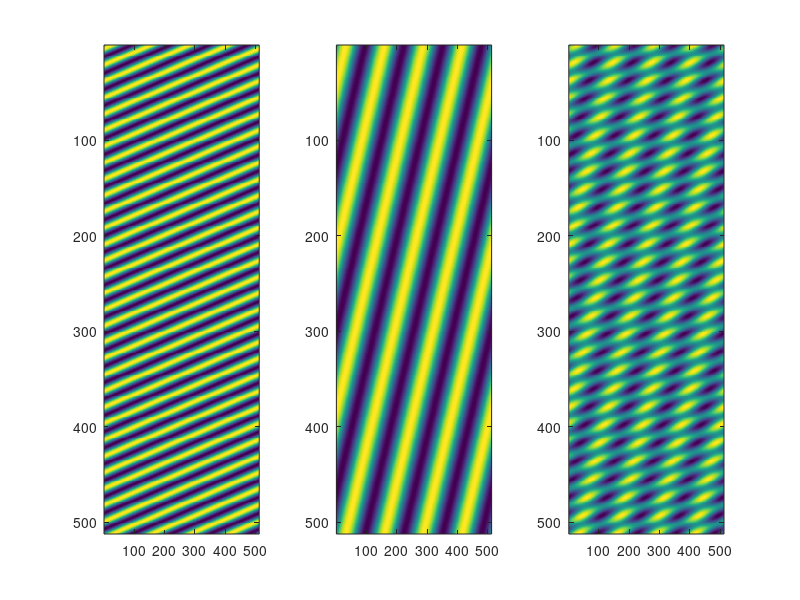
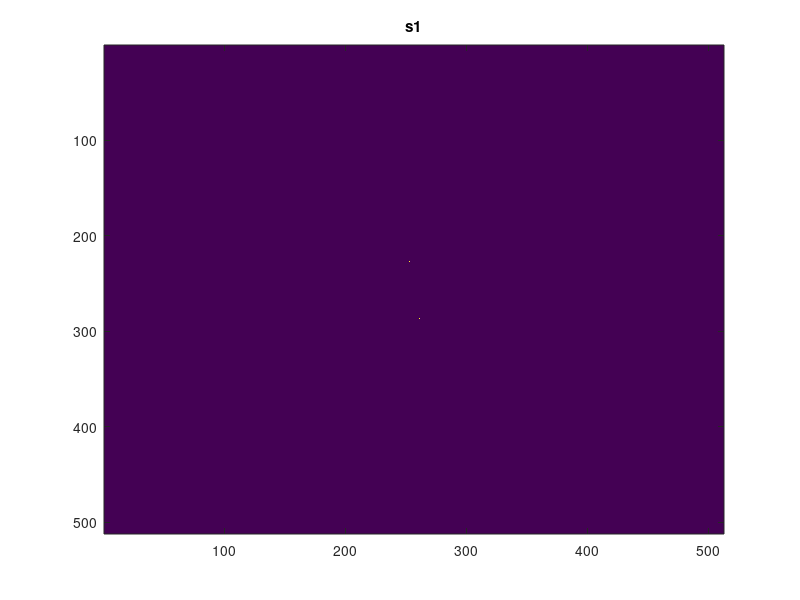
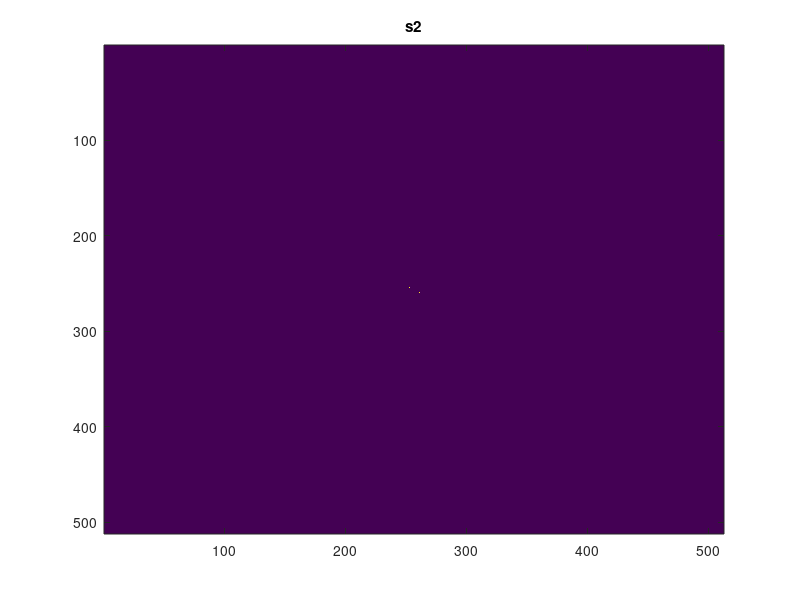
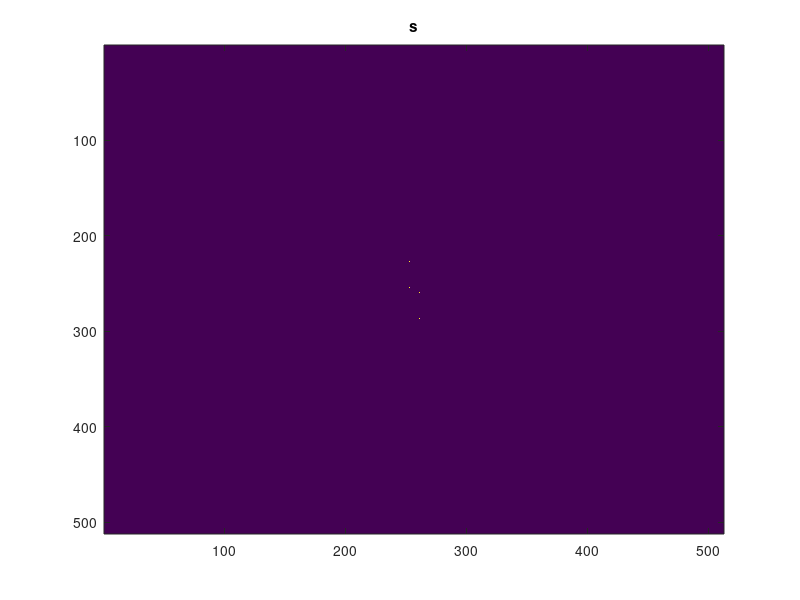

Source code (MATLAB) for these figures, in order:
clear all;
close all;

fx1 = 30;
fx2 = 4;
fx3 = 3;
fx4 = 4;

Fsx1 = 512;
Fsx2 = 512;
Tsx1 = 1/Fsx1; 
Tsx2 = 1/Fsx2;

N1 = 512;
N2 = 512;
s = zeros(N1, N2);

for n1 = 1:N1
    for n2 = 1:N2
        s1(n1, n2) = (sin((2 * pi * fx1 * n1 * Tsx1) + (2 * pi * fx2 * n2 * Tsx2)));
    end
end


for n1 = 1:N1
    for n2 = 1:N2
        s2(n1, n2) = sin((2 * pi * fx3 * n1 * Tsx1) + (2 * pi * fx4 * n2 * Tsx2));
        %s2(n1, n2) = (sin(2 * pi * fx3 * sqrt(n1 * n1 + n2 * n2)* Tsx1);
    end
end
s = s1 + s2;

figure(1);
subplot(1, 3, 1);
imagesc(s1);
subplot(1, 3, 2);
imagesc(s2);
subplot(1, 3, 3);
imagesc(s);

H1 = fftshift(fft2(s1));
H2 = fftshift(fft2(s2));
H = fftshift(fft2(s));

figure(2);
imagesc(abs(H1));
title('s1')
figure(3);
imagesc(abs(H2));
title('s2')
figure(4);
imagesc(abs(H));
title('s')



